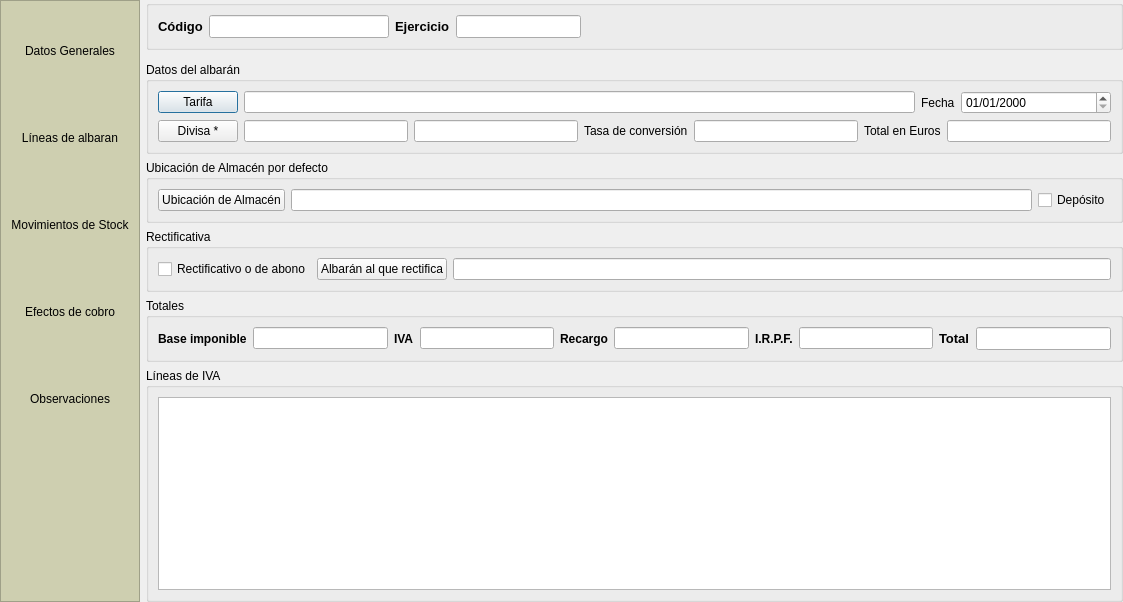
<?xml version="1.0" encoding="UTF-8"?>
<ui version="4.0">
 <class>frmalbaranesprov</class>
 <widget class="QDialog" name="frmalbaranesprov">
  <property name="geometry">
   <rect>
    <x>0</x>
    <y>0</y>
    <width>1123</width>
    <height>602</height>
   </rect>
  </property>
  <property name="windowTitle">
   <string>Albaranes recibidos</string>
  </property>
  <property name="windowIcon">
   <iconset>
    <normaloff>:/aplicacion/images/alephLogoIcon.ico</normaloff>:/aplicacion/images/alephLogoIcon.ico</iconset>
  </property>
  <property name="tableName" stdset="0">
   <string>albaranesprov</string>
  </property>
  <layout class="QGridLayout" name="gridLayout_4">
   <property name="margin">
    <number>0</number>
   </property>
   <item row="0" column="0" rowspan="2">
    <widget class="QFrame" name="frameButtons">
     <property name="sizePolicy">
      <sizepolicy hsizetype="Preferred" vsizetype="Expanding">
       <horstretch>0</horstretch>
       <verstretch>0</verstretch>
      </sizepolicy>
     </property>
     <property name="minimumSize">
      <size>
       <width>140</width>
       <height>450</height>
      </size>
     </property>
     <property name="maximumSize">
      <size>
       <width>135</width>
       <height>16777215</height>
      </size>
     </property>
     <property name="styleSheet">
      <string notr="true">background: #CECFB0</string>
     </property>
     <property name="frameShape">
      <enum>QFrame::StyledPanel</enum>
     </property>
     <property name="frameShadow">
      <enum>QFrame::Raised</enum>
     </property>
     <layout class="QVBoxLayout" name="verticalLayout">
      <item>
       <widget class="QToolButton" name="tbDatos">
        <property name="sizePolicy">
         <sizepolicy hsizetype="Preferred" vsizetype="Fixed">
          <horstretch>0</horstretch>
          <verstretch>0</verstretch>
         </sizepolicy>
        </property>
        <property name="minimumSize">
         <size>
          <width>120</width>
          <height>81</height>
         </size>
        </property>
        <property name="maximumSize">
         <size>
          <width>111</width>
          <height>81</height>
         </size>
        </property>
        <property name="focusPolicy">
         <enum>Qt::NoFocus</enum>
        </property>
        <property name="toolTip">
         <string>Presenta la información general de este albaran.</string>
        </property>
        <property name="statusTip">
         <string>Presenta la información general de este albaran.</string>
        </property>
        <property name="whatsThis">
         <string>Presenta la información general de este albaran.</string>
        </property>
        <property name="text">
         <string>Datos Generales</string>
        </property>
        <property name="icon">
         <iconset resource="../var/home/david/src/alepherp/trunk/src/modules/es.alephsistemas.gestion.common/modules.qrc">
          <normaloff>:/images/commons/documentos.png</normaloff>:/images/commons/documentos.png</iconset>
        </property>
        <property name="iconSize">
         <size>
          <width>48</width>
          <height>48</height>
         </size>
        </property>
        <property name="checkable">
         <bool>true</bool>
        </property>
        <property name="autoExclusive">
         <bool>true</bool>
        </property>
        <property name="toolButtonStyle">
         <enum>Qt::ToolButtonTextUnderIcon</enum>
        </property>
        <property name="autoRaise">
         <bool>true</bool>
        </property>
       </widget>
      </item>
      <item>
       <widget class="QToolButton" name="tbLineas">
        <property name="sizePolicy">
         <sizepolicy hsizetype="Preferred" vsizetype="Fixed">
          <horstretch>0</horstretch>
          <verstretch>0</verstretch>
         </sizepolicy>
        </property>
        <property name="minimumSize">
         <size>
          <width>120</width>
          <height>81</height>
         </size>
        </property>
        <property name="maximumSize">
         <size>
          <width>111</width>
          <height>81</height>
         </size>
        </property>
        <property name="focusPolicy">
         <enum>Qt::NoFocus</enum>
        </property>
        <property name="toolTip">
         <string>Permite editar las líneas de detalles del albaran.</string>
        </property>
        <property name="statusTip">
         <string>Permite editar las líneas de detalles del albaran.</string>
        </property>
        <property name="whatsThis">
         <string>Permite editar las líneas de detalles del albaran.</string>
        </property>
        <property name="text">
         <string>Líneas de albaran</string>
        </property>
        <property name="icon">
         <iconset resource="../var/home/david/src/alepherp/trunk/src/modules/es.alephsistemas.gestion.common/modules.qrc">
          <normaloff>:/images/commons/articulos.png</normaloff>:/images/commons/articulos.png</iconset>
        </property>
        <property name="iconSize">
         <size>
          <width>48</width>
          <height>48</height>
         </size>
        </property>
        <property name="checkable">
         <bool>true</bool>
        </property>
        <property name="autoExclusive">
         <bool>true</bool>
        </property>
        <property name="toolButtonStyle">
         <enum>Qt::ToolButtonTextUnderIcon</enum>
        </property>
        <property name="autoRaise">
         <bool>true</bool>
        </property>
       </widget>
      </item>
      <item>
       <widget class="QToolButton" name="tbStocks">
        <property name="minimumSize">
         <size>
          <width>120</width>
          <height>81</height>
         </size>
        </property>
        <property name="maximumSize">
         <size>
          <width>111</width>
          <height>81</height>
         </size>
        </property>
        <property name="focusPolicy">
         <enum>Qt::NoFocus</enum>
        </property>
        <property name="text">
         <string>Movimientos de Stock</string>
        </property>
        <property name="icon">
         <iconset resource="../var/home/david/src/alepherp/trunk/src/modules/es.alephsistemas.gestion.common/modules.qrc">
          <normaloff>:/images/commons/stocks.png</normaloff>:/images/commons/stocks.png</iconset>
        </property>
        <property name="iconSize">
         <size>
          <width>48</width>
          <height>48</height>
         </size>
        </property>
        <property name="checkable">
         <bool>true</bool>
        </property>
        <property name="checked">
         <bool>false</bool>
        </property>
        <property name="autoExclusive">
         <bool>true</bool>
        </property>
        <property name="toolButtonStyle">
         <enum>Qt::ToolButtonTextUnderIcon</enum>
        </property>
        <property name="autoRaise">
         <bool>true</bool>
        </property>
       </widget>
      </item>
      <item>
       <widget class="QToolButton" name="tbEfectos">
        <property name="sizePolicy">
         <sizepolicy hsizetype="Preferred" vsizetype="Fixed">
          <horstretch>0</horstretch>
          <verstretch>0</verstretch>
         </sizepolicy>
        </property>
        <property name="minimumSize">
         <size>
          <width>0</width>
          <height>81</height>
         </size>
        </property>
        <property name="maximumSize">
         <size>
          <width>16777215</width>
          <height>81</height>
         </size>
        </property>
        <property name="focusPolicy">
         <enum>Qt::NoFocus</enum>
        </property>
        <property name="text">
         <string>Efectos de cobro</string>
        </property>
        <property name="icon">
         <iconset resource="../var/home/david/src/alepherp/trunk/src/modules/es.alephsistemas.gestion.common/modules.qrc">
          <normaloff>:/images/commons/tesoreria.png</normaloff>:/images/commons/tesoreria.png</iconset>
        </property>
        <property name="iconSize">
         <size>
          <width>48</width>
          <height>48</height>
         </size>
        </property>
        <property name="checkable">
         <bool>true</bool>
        </property>
        <property name="autoExclusive">
         <bool>true</bool>
        </property>
        <property name="toolButtonStyle">
         <enum>Qt::ToolButtonTextUnderIcon</enum>
        </property>
        <property name="autoRaise">
         <bool>true</bool>
        </property>
       </widget>
      </item>
      <item>
       <widget class="QToolButton" name="tbObservaciones">
        <property name="sizePolicy">
         <sizepolicy hsizetype="Preferred" vsizetype="Fixed">
          <horstretch>0</horstretch>
          <verstretch>0</verstretch>
         </sizepolicy>
        </property>
        <property name="minimumSize">
         <size>
          <width>120</width>
          <height>81</height>
         </size>
        </property>
        <property name="maximumSize">
         <size>
          <width>111</width>
          <height>81</height>
         </size>
        </property>
        <property name="focusPolicy">
         <enum>Qt::NoFocus</enum>
        </property>
        <property name="toolTip">
         <string>Campo libre de observaciones.</string>
        </property>
        <property name="statusTip">
         <string>Campo libre de observaciones.</string>
        </property>
        <property name="whatsThis">
         <string>Campo libre de observaciones.</string>
        </property>
        <property name="text">
         <string>Observaciones</string>
        </property>
        <property name="icon">
         <iconset resource="../var/home/david/src/alepherp/trunk/src/modules/es.alephsistemas.gestion.common/modules.qrc">
          <normaloff>:/images/commons/estadisticas.png</normaloff>:/images/commons/estadisticas.png</iconset>
        </property>
        <property name="iconSize">
         <size>
          <width>48</width>
          <height>48</height>
         </size>
        </property>
        <property name="checkable">
         <bool>true</bool>
        </property>
        <property name="autoExclusive">
         <bool>true</bool>
        </property>
        <property name="toolButtonStyle">
         <enum>Qt::ToolButtonTextUnderIcon</enum>
        </property>
        <property name="autoRaise">
         <bool>true</bool>
        </property>
       </widget>
      </item>
      <item>
       <spacer name="verticalSpacer">
        <property name="orientation">
         <enum>Qt::Vertical</enum>
        </property>
        <property name="sizeHint" stdset="0">
         <size>
          <width>20</width>
          <height>20</height>
         </size>
        </property>
       </spacer>
      </item>
     </layout>
    </widget>
   </item>
   <item row="0" column="1">
    <widget class="QGroupBox" name="groupBox_14">
     <property name="title">
      <string/>
     </property>
     <layout class="QHBoxLayout" name="horizontalLayout">
      <item>
       <widget class="QLabel" name="label_2">
        <property name="sizePolicy">
         <sizepolicy hsizetype="Maximum" vsizetype="Preferred">
          <horstretch>0</horstretch>
          <verstretch>0</verstretch>
         </sizepolicy>
        </property>
        <property name="font">
         <font>
          <pointsize>10</pointsize>
          <weight>75</weight>
          <bold>true</bold>
         </font>
        </property>
        <property name="text">
         <string>Código</string>
        </property>
        <property name="buddy">
         <cstring>db_codalbaran</cstring>
        </property>
       </widget>
      </item>
      <item>
       <widget class="DBLineEdit" name="db_codalbaran">
        <property name="sizePolicy">
         <sizepolicy hsizetype="Preferred" vsizetype="Fixed">
          <horstretch>0</horstretch>
          <verstretch>0</verstretch>
         </sizepolicy>
        </property>
        <property name="minimumSize">
         <size>
          <width>180</width>
          <height>0</height>
         </size>
        </property>
        <property name="maximumSize">
         <size>
          <width>200</width>
          <height>16777215</height>
         </size>
        </property>
        <property name="font">
         <font>
          <pointsize>10</pointsize>
         </font>
        </property>
        <property name="toolTip">
         <string>Código unico del albaran. El sistema propone un número, aunque usted puede cambiarlo. El número debe ser único.</string>
        </property>
        <property name="statusTip">
         <string>Código unico del albaran. El sistema propone un número, aunque usted puede cambiarlo. El número debe ser único.</string>
        </property>
        <property name="whatsThis">
         <string>Código unico del albaran. El sistema propone un número, aunque usted puede cambiarlo. El número debe ser único.</string>
        </property>
        <property name="readOnly">
         <bool>true</bool>
        </property>
        <property name="fieldName">
         <string>codalbaran</string>
        </property>
        <property name="dataEditable">
         <bool>true</bool>
        </property>
        <property name="showRecalculateCounterButton">
         <bool>true</bool>
        </property>
       </widget>
      </item>
      <item>
       <widget class="QLabel" name="label_3">
        <property name="sizePolicy">
         <sizepolicy hsizetype="Maximum" vsizetype="Preferred">
          <horstretch>0</horstretch>
          <verstretch>0</verstretch>
         </sizepolicy>
        </property>
        <property name="font">
         <font>
          <pointsize>10</pointsize>
          <weight>75</weight>
          <bold>true</bold>
         </font>
        </property>
        <property name="text">
         <string>Ejercicio</string>
        </property>
        <property name="buddy">
         <cstring>db_ejercicios_descripcion</cstring>
        </property>
       </widget>
      </item>
      <item>
       <widget class="DBLineEdit" name="db_ejercicios_descripcion">
        <property name="sizePolicy">
         <sizepolicy hsizetype="Preferred" vsizetype="Fixed">
          <horstretch>0</horstretch>
          <verstretch>0</verstretch>
         </sizepolicy>
        </property>
        <property name="maximumSize">
         <size>
          <width>150</width>
          <height>16777215</height>
         </size>
        </property>
        <property name="font">
         <font>
          <pointsize>10</pointsize>
         </font>
        </property>
        <property name="toolTip">
         <string>Código unico del tercero. El sistema propone un número, aunque usted puede cambiarlo. El número debe ser único.</string>
        </property>
        <property name="statusTip">
         <string>Código unico del tercero. El sistema propone un número, aunque usted puede cambiarlo. El número debe ser único.</string>
        </property>
        <property name="whatsThis">
         <string>Código unico del tercero. El sistema propone un número, aunque usted puede cambiarlo. El número debe ser único.</string>
        </property>
        <property name="readOnly">
         <bool>true</bool>
        </property>
        <property name="fieldName">
         <string>ejercicios.nombre</string>
        </property>
        <property name="dataEditable">
         <bool>false</bool>
        </property>
       </widget>
      </item>
      <item>
       <spacer name="horizontalSpacer_2">
        <property name="orientation">
         <enum>Qt::Horizontal</enum>
        </property>
        <property name="sizeHint" stdset="0">
         <size>
          <width>0</width>
          <height>0</height>
         </size>
        </property>
       </spacer>
      </item>
     </layout>
    </widget>
   </item>
   <item row="1" column="1">
    <widget class="QStackedWidget" name="swFichas">
     <property name="currentIndex">
      <number>0</number>
     </property>
     <widget class="QWidget" name="pageDatos">
      <layout class="QVBoxLayout" name="verticalLayout_3">
       <property name="margin">
        <number>0</number>
       </property>
       <item>
        <widget class="AERPScriptWidget" name="aswdatosgeneralestercero">
         <property name="focusPolicy">
          <enum>Qt::TabFocus</enum>
         </property>
         <property name="name">
          <string>datosgeneralestercero</string>
         </property>
            <property name="dataEditable">
             <bool>true</bool>
            </property>
        </widget>
       </item>
       <item>
        <widget class="QGroupBox" name="groupBox_10">
         <property name="title">
          <string>Datos del albarán</string>
         </property>
         <layout class="QGridLayout" name="gridLayout_2">
          <item row="0" column="0">
           <widget class="DBChooseRecordButton" name="db_idtarifa">
            <property name="text">
             <string>Tarifa</string>
            </property>
            <property name="fieldName">
             <string>idtarifa</string>
            </property>
            <property name="dataEditable">
             <bool>true</bool>
            </property>
           </widget>
          </item>
          <item row="0" column="1">
           <widget class="DBLineEdit" name="db_nombretarifa">
            <property name="fieldName">
             <string>tarifas.nombre</string>
            </property>
           </widget>
          </item>
          <item row="0" column="2">
           <widget class="QLabel" name="label_5">
            <property name="text">
             <string>Fecha</string>
            </property>
            <property name="buddy">
             <cstring>db_fecha</cstring>
            </property>
           </widget>
          </item>
          <item row="0" column="3">
           <widget class="DBDateTimeEdit" name="db_fecha">
            <property name="sizePolicy">
             <sizepolicy hsizetype="Preferred" vsizetype="Fixed">
              <horstretch>0</horstretch>
              <verstretch>0</verstretch>
             </sizepolicy>
            </property>
            <property name="minimumSize">
             <size>
              <width>150</width>
              <height>0</height>
             </size>
            </property>
            <property name="displayFormat">
             <string>dd/MM/yyyy</string>
            </property>
            <property name="fieldName">
             <string>fecha</string>
            </property>
            <property name="dataEditable">
             <bool>true</bool>
            </property>
           </widget>
          </item>
          <item row="1" column="0" colspan="4">
           <layout class="QHBoxLayout" name="horizontalLayout_6">
            <item>
             <widget class="DBChooseRecordButton" name="db_coddivisa">
              <property name="text">
               <string>Divisa *</string>
              </property>
              <property name="fieldName">
               <string>coddivisa</string>
              </property>
              <property name="dataEditable">
               <bool>true</bool>
              </property>
              <property name="replaceFields">
               <stringlist>
                <string>tasaconv;tasaconv</string>
               </stringlist>
              </property>
             </widget>
            </item>
            <item>
             <widget class="DBLineEdit" name="db_coddivisa_text">
              <property name="fieldName">
               <string>coddivisa</string>
              </property>
              <property name="dataEditable">
               <bool>true</bool>
              </property>
              <property name="autoCompletePopupSize">
               <size>
                <width>300</width>
                <height>200</height>
               </size>
              </property>
             </widget>
            </item>
            <item>
             <widget class="DBLineEdit" name="db_nombre_divisa">
              <property name="fieldName">
               <string>divisas.descripcion</string>
              </property>
             </widget>
            </item>
            <item>
             <widget class="QLabel" name="label_7">
              <property name="text">
               <string>Tasa de conversión</string>
              </property>
              <property name="buddy">
               <cstring>db_tasaconv</cstring>
              </property>
             </widget>
            </item>
            <item>
             <widget class="DBNumberEdit" name="db_tasaconv">
              <property name="fieldName">
               <string>tasaconv</string>
              </property>
              <property name="dataEditable">
               <bool>true</bool>
              </property>
             </widget>
            </item>
            <item>
             <widget class="QLabel" name="label_8">
              <property name="text">
               <string>Total en Euros</string>
              </property>
              <property name="buddy">
               <cstring>db_totaldivisaempresa</cstring>
              </property>
             </widget>
            </item>
            <item>
             <widget class="DBNumberEdit" name="db_totaldivisaempresa">
              <property name="fieldName">
               <string>totaldivisaempresa</string>
              </property>
             </widget>
            </item>
           </layout>
          </item>
         </layout>
        </widget>
       </item>
       <item>
        <widget class="QGroupBox" name="groupBox">
         <property name="title">
          <string>Ubicación de Almacén por defecto</string>
         </property>
         <layout class="QHBoxLayout" name="horizontalLayout_3">
          <item>
           <widget class="DBChooseRecordButton" name="db_idubicacion">
            <property name="text">
             <string>Ubicación de Almacén</string>
            </property>
            <property name="fieldName">
             <string>idubicacion</string>
            </property>
            <property name="dataEditable">
             <bool>true</bool>
            </property>
            <property name="replaceFields">
             <stringlist/>
            </property>
           </widget>
          </item>
          <item>
           <widget class="DBLineEdit" name="db_nombrealmacen">
            <property name="fieldName">
             <string>almacenesubicaciones.father.nombre</string>
            </property>
            <property name="dataEditable">
             <bool>true</bool>
            </property>
            <property name="autoCompletePopupSize">
             <size>
              <width>-1</width>
              <height>-1</height>
             </size>
            </property>
           </widget>
          </item>
          <item>
           <widget class="DBCheckBox" name="db_deposito">
            <property name="text">
             <string>Depósito</string>
            </property>
            <property name="fieldName">
             <string>deposito</string>
            </property>
            <property name="dataEditable">
             <bool>true</bool>
            </property>
           </widget>
          </item>
         </layout>
        </widget>
       </item>
       <item>
        <widget class="QGroupBox" name="groupBox_11">
         <property name="title">
          <string>Rectificativa</string>
         </property>
         <layout class="QHBoxLayout" name="horizontalLayout_4">
          <item>
           <widget class="DBCheckBox" name="db_deabono">
            <property name="text">
             <string>Rectificativo o de abono</string>
            </property>
            <property name="fieldName">
             <string>deabono</string>
            </property>
            <property name="dataEditable">
             <bool>true</bool>
            </property>
           </widget>
          </item>
          <item>
           <widget class="DBChooseRecordButton" name="db_idalbaranrect">
            <property name="text">
             <string>Albarán al que rectifica</string>
            </property>
            <property name="fieldName">
             <string>idalbaranrect</string>
            </property>
            <property name="dataEditable">
             <bool>true</bool>
            </property>
           </widget>
          </item>
          <item>
           <widget class="DBLineEdit" name="db_codrect"/>
          </item>
         </layout>
        </widget>
       </item>
       <item>
        <widget class="QGroupBox" name="groupBox_6">
         <property name="title">
          <string>Totales</string>
         </property>
         <layout class="QHBoxLayout" name="horizontalLayout_2">
          <item>
           <widget class="QLabel" name="label_11">
            <property name="font">
             <font>
              <weight>75</weight>
              <bold>true</bold>
             </font>
            </property>
            <property name="text">
             <string>Base imponible</string>
            </property>
            <property name="buddy">
             <cstring>db_neto</cstring>
            </property>
           </widget>
          </item>
          <item>
           <widget class="DBNumberEdit" name="db_neto">
            <property name="fieldName">
             <string>neto</string>
            </property>
           </widget>
          </item>
          <item>
           <widget class="QLabel" name="label_13">
            <property name="font">
             <font>
              <weight>75</weight>
              <bold>true</bold>
             </font>
            </property>
            <property name="text">
             <string>IVA</string>
            </property>
            <property name="buddy">
             <cstring>db_totaliva</cstring>
            </property>
           </widget>
          </item>
          <item>
           <widget class="DBNumberEdit" name="db_totaliva">
            <property name="fieldName">
             <string>totaliva</string>
            </property>
           </widget>
          </item>
          <item>
           <widget class="QLabel" name="label_14">
            <property name="font">
             <font>
              <weight>75</weight>
              <bold>true</bold>
             </font>
            </property>
            <property name="text">
             <string>Recargo</string>
            </property>
            <property name="buddy">
             <cstring>db_totalrecargo</cstring>
            </property>
           </widget>
          </item>
          <item>
           <widget class="DBNumberEdit" name="db_totalrecargo">
            <property name="fieldName">
             <string>totalrecargo</string>
            </property>
           </widget>
          </item>
          <item>
           <widget class="QLabel" name="label_12">
            <property name="font">
             <font>
              <weight>75</weight>
              <bold>true</bold>
             </font>
            </property>
            <property name="text">
             <string>I.R.P.F.</string>
            </property>
            <property name="buddy">
             <cstring>db_totalirpf</cstring>
            </property>
           </widget>
          </item>
          <item>
           <widget class="DBNumberEdit" name="db_totalirpf">
            <property name="fieldName">
             <string>totalirpf</string>
            </property>
           </widget>
          </item>
          <item>
           <widget class="QLabel" name="label_15">
            <property name="font">
             <font>
              <pointsize>10</pointsize>
              <weight>75</weight>
              <bold>true</bold>
             </font>
            </property>
            <property name="text">
             <string>Total</string>
            </property>
            <property name="buddy">
             <cstring>db_total</cstring>
            </property>
           </widget>
          </item>
          <item>
           <widget class="DBNumberEdit" name="db_total">
            <property name="font">
             <font>
              <pointsize>10</pointsize>
              <weight>75</weight>
              <bold>true</bold>
             </font>
            </property>
            <property name="fieldName">
             <string>total</string>
            </property>
           </widget>
          </item>
         </layout>
        </widget>
       </item>
       <item>
        <widget class="QGroupBox" name="groupBox_7">
         <property name="title">
          <string>Líneas de IVA</string>
         </property>
         <layout class="QVBoxLayout" name="verticalLayout_2">
          <item>
           <widget class="DBTableView" name="frmalbaranesprov-lineasivaalbaranescli">
            <property name="internalData">
             <bool>true</bool>
            </property>
            <property name="relationName">
             <string>lineasivaalbaranescli</string>
            </property>
           </widget>
          </item>
         </layout>
        </widget>
       </item>
      </layout>
     </widget>
     <widget class="QWidget" name="pageLineas">
      <layout class="QVBoxLayout" name="verticalLayout_5">
       <property name="margin">
        <number>0</number>
       </property>
       <item>
        <widget class="QGroupBox" name="groupBox_5">
         <property name="title">
          <string>Artículos</string>
         </property>
         <layout class="QGridLayout" name="gridLayout">
          <item row="0" column="0">
           <widget class="QLabel" name="label">
            <property name="text">
             <string>Introducir artículo por referencia</string>
            </property>
            <property name="buddy">
             <cstring>db_introrapidaarticulos</cstring>
            </property>
           </widget>
          </item>
          <item row="0" column="1">
           <widget class="DBLineEdit" name="db_introrapidaarticulos">
            <property name="dataEditable">
             <bool>true</bool>
            </property>
            <property name="replacePointWithCharacter">
             <bool>true</bool>
            </property>
            <property name="replacePointCharacter">
             <char>
              <unicode>48</unicode>
             </char>
            </property>
            <property name="codeBarReaderAllowed" stdset="0">
             <bool>true</bool>
            </property>
           </widget>
          </item>
          <item row="1" column="0" colspan="2">
           <widget class="DBDetailView" name="db_lineasarticulosalbaranescli">
            <property name="focusPolicy">
             <enum>Qt::StrongFocus</enum>
            </property>
            <property name="relationName">
             <string>lineasarticulosalbaranescli</string>
            </property>
            <property name="dataEditable">
             <bool>true</bool>
            </property>
           </widget>
          </item>
         </layout>
        </widget>
       </item>
       <item>
        <widget class="QGroupBox" name="groupBox_9">
         <property name="title">
          <string>Servicios</string>
         </property>
         <layout class="QGridLayout" name="_3">
          <item row="0" column="0">
           <widget class="DBDetailView" name="db_lineasserviciosalbaranescli">
            <property name="focusPolicy">
             <enum>Qt::StrongFocus</enum>
            </property>
            <property name="relationName">
             <string>lineasserviciosalbaranescli</string>
            </property>
            <property name="dataEditable">
             <bool>true</bool>
            </property>
           </widget>
          </item>
         </layout>
        </widget>
       </item>
      </layout>
     </widget>
     <widget class="QWidget" name="pageStocks">
      <layout class="QVBoxLayout" name="verticalLayout_6">
       <property name="margin">
        <number>0</number>
       </property>
       <item>
        <widget class="QGroupBox" name="groupBox_2">
         <property name="title">
          <string>Movimientos de Stocks</string>
         </property>
         <layout class="QVBoxLayout" name="verticalLayout_7">
          <item>
           <widget class="DBRelatedElementsView" name="dbRelatedElementsView">
            <property name="allowedMetadatas">
             <string>stocksmovimientos</string>
            </property>
            <property name="visibleButtons">
             <set>DBRelatedElementsView::View</set>
            </property>
           </widget>
          </item>
         </layout>
        </widget>
       </item>
      </layout>
     </widget>
     <widget class="QWidget" name="pageObservaciones">
      <layout class="QVBoxLayout" name="verticalLayout_4">
       <property name="margin">
        <number>0</number>
       </property>
       <item>
        <widget class="QGroupBox" name="groupBox_8">
         <property name="title">
          <string>Observaciones</string>
         </property>
         <layout class="QVBoxLayout" name="verticalLayout_9">
          <item>
           <widget class="DBRichTextEdit" name="db_observaciones">
            <property name="fieldName">
             <string>observaciones</string>
            </property>
            <property name="dataEditable">
             <bool>true</bool>
            </property>
           </widget>
          </item>
         </layout>
        </widget>
       </item>
      </layout>
     </widget>
     <widget class="QWidget" name="pageEfectos">
      <layout class="QVBoxLayout" name="verticalLayout_8">
       <property name="margin">
        <number>0</number>
       </property>
       <item>
        <widget class="QGroupBox" name="groupBox_4">
         <property name="title">
          <string>Efectos de cobro</string>
         </property>
         <layout class="QGridLayout" name="gridLayout_3">
          <item row="0" column="1">
           <spacer name="horizontalSpacer_3">
            <property name="orientation">
             <enum>Qt::Horizontal</enum>
            </property>
            <property name="sizeHint" stdset="0">
             <size>
              <width>498</width>
              <height>20</height>
             </size>
            </property>
           </spacer>
          </item>
          <item row="0" column="2">
           <widget class="QPushButton" name="pbMarcarPagada">
            <property name="toolTip">
             <string>Marca esta factura como pagada, creando los efectos de pago correspondientes.</string>
            </property>
            <property name="statusTip">
             <string>Marca esta factura como pagada, creando los efectos de pago correspondientes.</string>
            </property>
            <property name="whatsThis">
             <string>Marca esta factura como pagada, creando los efectos de pago correspondientes.</string>
            </property>
            <property name="text">
             <string>Marcar como pagada</string>
            </property>
            <property name="icon">
             <iconset>
              <normaloff>:/aplicacion/images/ok.png</normaloff>:/aplicacion/images/ok.png</iconset>
            </property>
           </widget>
          </item>
          <item row="1" column="0" colspan="3">
           <widget class="DBRelatedElementsView" name="db_efectoscobro">
            <property name="allowedMetadatas">
             <string>efectoscobro</string>
            </property>
            <property name="categories">
             <string>Cobros,Albaranes</string>
            </property>
            <property name="categoriesRule">
             <enum>DBRelatedElementsView::OneOfThem</enum>
            </property>
            <property name="dataEditable">
             <bool>true</bool>
            </property>
            <property name="visibleButtons">
             <set>DBRelatedElementsView::Delete|DBRelatedElementsView::Insert|DBRelatedElementsView::InsertExisting|DBRelatedElementsView::RemoveExisting|DBRelatedElementsView::Update|DBRelatedElementsView::View</set>
            </property>
            <property name="visibleFields">
             <string>codigo;estado;fecha;fechav;importe;importecobrado</string>
            </property>
            <property name="askForCategories">
             <bool>false</bool>
            </property>
           </widget>
          </item>
         </layout>
        </widget>
       </item>
      </layout>
     </widget>
    </widget>
   </item>
  </layout>
 </widget>
 <customwidgets>
  <customwidget>
   <class>AERPScriptWidget</class>
   <extends>QWidget</extends>
   <header>scripts/perpscriptwidget.h</header>
  </customwidget>
  <customwidget>
   <class>DBCheckBox</class>
   <extends>QCheckBox</extends>
   <header>widgets/dbcheckbox.h</header>
  </customwidget>
  <customwidget>
   <class>DBChooseRecordButton</class>
   <extends>QPushButton</extends>
   <header>widgets/dbchooserecordbutton.h</header>
  </customwidget>
  <customwidget>
   <class>DBDateTimeEdit</class>
   <extends>QDateTimeEdit</extends>
   <header>widgets/dbdatetimeedit.h</header>
  </customwidget>
  <customwidget>
   <class>DBDetailView</class>
   <extends>QWidget</extends>
   <header>widgets/dbdetailview.h</header>
  </customwidget>
  <customwidget>
   <class>DBLineEdit</class>
   <extends>QLineEdit</extends>
   <header>widgets/dblineedit.h</header>
  </customwidget>
  <customwidget>
   <class>DBNumberEdit</class>
   <extends>QLineEdit</extends>
   <header>widgets/dbnumberedit.h</header>
  </customwidget>
  <customwidget>
   <class>DBRelatedElementsView</class>
   <extends>QWidget</extends>
   <header>widgets/dbrelatedelementsview.h</header>
  </customwidget>
  <customwidget>
   <class>DBTableView</class>
   <extends>QTableView</extends>
   <header>widgets/dbtableview.h</header>
  </customwidget>
  <customwidget>
   <class>DBRichTextEdit</class>
   <extends>QTextEdit</extends>
   <header>widgets/dbrichtextedit.h</header>
  </customwidget>
 </customwidgets>
 <tabstops>
  <tabstop>db_codalbaran</tabstop>
  <tabstop>db_ejercicios_descripcion</tabstop>
  <tabstop>aswdatosgeneralestercero</tabstop>
  <tabstop>db_idtarifa</tabstop>
  <tabstop>db_nombretarifa</tabstop>
  <tabstop>db_fecha</tabstop>
  <tabstop>db_coddivisa</tabstop>
  <tabstop>db_coddivisa_text</tabstop>
  <tabstop>db_nombre_divisa</tabstop>
  <tabstop>db_tasaconv</tabstop>
  <tabstop>db_totaldivisaempresa</tabstop>
  <tabstop>db_idubicacion</tabstop>
  <tabstop>db_nombrealmacen</tabstop>
  <tabstop>db_deabono</tabstop>
  <tabstop>db_idalbaranrect</tabstop>
  <tabstop>db_codrect</tabstop>
  <tabstop>db_neto</tabstop>
  <tabstop>db_totaliva</tabstop>
  <tabstop>db_totalrecargo</tabstop>
  <tabstop>db_totalirpf</tabstop>
  <tabstop>db_total</tabstop>
  <tabstop>frmalbaranesprov-lineasivaalbaranescli</tabstop>
  <tabstop>db_lineasserviciosalbaranescli</tabstop>
  <tabstop>pbMarcarPagada</tabstop>
  <tabstop>db_observaciones</tabstop>
  <tabstop>db_lineasarticulosalbaranescli</tabstop>
  <tabstop>db_introrapidaarticulos</tabstop>
 </tabstops>
 <resources>
  <include location="../var/home/david/src/alepherp/trunk/src/resources/resources.qrc"/>
  <include location="../var/home/david/src/alepherp/trunk/src/modules/es.alephsistemas.gestion.common/modules.qrc"/>
 </resources>
 <connections/>
</ui>
